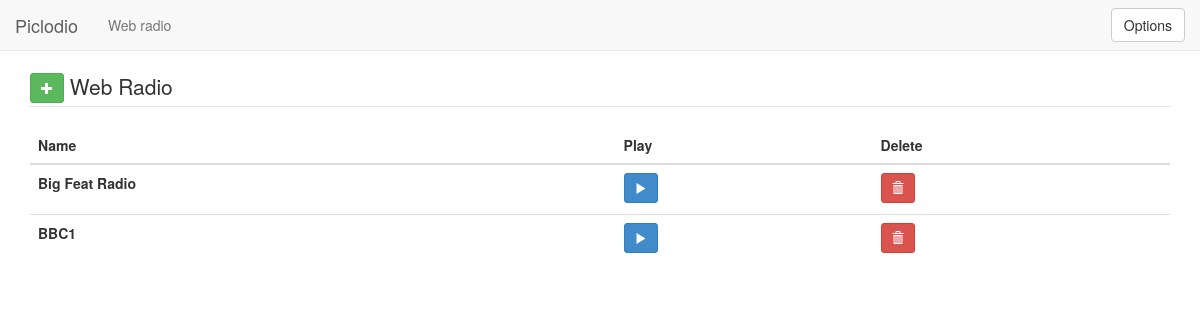
Before: /webradio/ with the older database file.
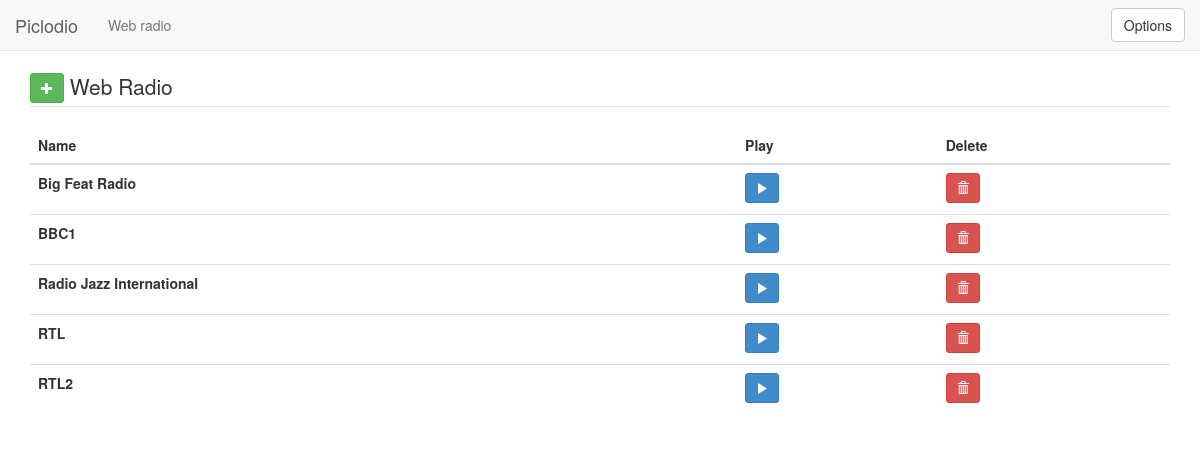
After: the same page with the newer database file.
### webgui/models.py (models this page shows)
class Webradio(models.Model):
    id = models.IntegerField(primary_key=True, blank=True)
    name = models.CharField(max_length=100)
    url = models.CharField(max_length=100)
    selected = models.BooleanField()  # is the webradio selected to be played

### webgui/views.py (the view)
# urls.py: url(r'^webradio/$','webgui.views.webradio'),
def webradio(request):
    listradio = Webradio.objects.all()
    return render(request, 'webradio.html', {'listradio': listradio})

### webgui/template/webradio.html
<!DOCTYPE html>
<html>
  {% include 'head.html' %}
  <body>
    {% with "Web radio" as namepage  %}
        {% include 'navbar.html' %}
    {% endwith %}
    <div class="container">
        <fieldset class="scheduler-border">
            <legend class="scheduler-border"><a href="{% url 'webgui.views.addwebradio' %}" style="margin-bottom: 3px" type="button" class="btn btn-success btn-sm"><span class="glyphicon glyphicon-plus"></span></a>  Web Radio</legend>
            <table class="table">
                <thead>
                    <tr>
                        <th>Name</th>
                        <th>Play</th>
                        <th>Delete</th>
                    </tr>
                </thead>
                <tbody>
                    {% for radio in listradio %}
                        <tr>
                            <th>
                                {{radio.name }}
                            </th>
                            <th>
                               <a href="{% url 'webgui.views.play' radio.id %}" style="margin-bottom: 3px" type="button" class="btn btn-primary btn-sm">
                                    <span class="glyphicon glyphicon-play"></span>
                               </a>
                            </th>
                            <th>
                                <a href="{% url 'webgui.views.deleteWebRadio' radio.id %}"style="margin-bottom: 3px" type="button" class="btn btn-danger btn-sm">
                                    <span class="glyphicon glyphicon-trash"></span>
                                </a>
                            </th>
                        </tr>
                    {% empty %}
                    <p>No web radio yet. </p>
                    {% endfor %}
                </tbody>
            </table>
        </fieldset >
    </div>
  </body>
</html>

### webgui/template/head.html (shortened to what this page needs)
<head>
    <link href="{{ STATIC_URL }}/dist/css/bootstrap.min.css" rel="stylesheet">
</head>

### webgui/template/navbar.html
<nav class="navbar navbar-default navbar-static-top" role="navigation">
    <a class="navbar-brand" href="{% url 'webgui.views.homepage' %}">Piclodio</a><p class="navbar-text">{{ namepage }}</p>
    <a href="{% url 'webgui.views.options' %}" class="btn btn-default navbar-btn pull-right" style="margin-right:15px;">Options</a>
</nav>

Changed rows visible on the page:
added Webradio: name "Radio Jazz International"
added Webradio: name "RTL"
added Webradio: name "RTL2"
